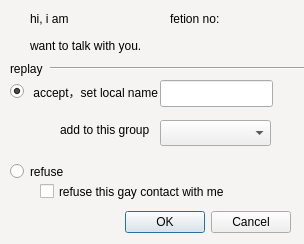
<ui version="4.0" >
 <class>VerifyAccount</class>
 <widget class="QDialog" name="VerifyAccount" >
  <property name="geometry" >
   <rect>
    <x>0</x>
    <y>0</y>
    <width>304</width>
    <height>244</height>
   </rect>
  </property>
  <property name="windowTitle" >
   <string>Dialog</string>
  </property>
  <property name="styleSheet" >
   <string>QDialog {
 
background-color:rgb(246,243,243);

}
</string>
  </property>
  <widget class="QDialogButtonBox" name="buttonBox" >
   <property name="geometry" >
    <rect>
     <x>-50</x>
     <y>206</y>
     <width>341</width>
     <height>32</height>
    </rect>
   </property>
   <property name="orientation" >
    <enum>Qt::Horizontal</enum>
   </property>
   <property name="standardButtons" >
    <set>QDialogButtonBox::Cancel|QDialogButtonBox::NoButton|QDialogButtonBox::Ok</set>
   </property>
  </widget>
  <widget class="QLabel" name="label" >
   <property name="geometry" >
    <rect>
     <x>30</x>
     <y>30</y>
     <width>261</width>
     <height>31</height>
    </rect>
   </property>
   <property name="text" >
    <string>want to talk with you.</string>
   </property>
  </widget>
  <widget class="Line" name="line" >
   <property name="geometry" >
    <rect>
     <x>50</x>
     <y>60</y>
     <width>301</width>
     <height>16</height>
    </rect>
   </property>
   <property name="orientation" >
    <enum>Qt::Horizontal</enum>
   </property>
  </widget>
  <widget class="QLabel" name="label_2" >
   <property name="geometry" >
    <rect>
     <x>10</x>
     <y>60</y>
     <width>41</width>
     <height>18</height>
    </rect>
   </property>
   <property name="text" >
    <string>replay</string>
   </property>
  </widget>
  <widget class="QRadioButton" name="RB_Accept" >
   <property name="geometry" >
    <rect>
     <x>10</x>
     <y>80</y>
     <width>161</width>
     <height>23</height>
    </rect>
   </property>
   <property name="text" >
    <string> accept，set local name</string>
   </property>
   <property name="checked" >
    <bool>true</bool>
   </property>
  </widget>
  <widget class="QRadioButton" name="RB_Refuse" >
   <property name="geometry" >
    <rect>
     <x>10</x>
     <y>160</y>
     <width>89</width>
     <height>23</height>
    </rect>
   </property>
   <property name="text" >
    <string>refuse</string>
   </property>
  </widget>
  <widget class="QCheckBox" name="CB_ADDBlack" >
   <property name="geometry" >
    <rect>
     <x>40</x>
     <y>180</y>
     <width>201</width>
     <height>23</height>
    </rect>
   </property>
   <property name="text" >
    <string>refuse this gay contact with me</string>
   </property>
  </widget>
  <widget class="QLineEdit" name="Local_name" >
   <property name="geometry" >
    <rect>
     <x>160</x>
     <y>80</y>
     <width>113</width>
     <height>27</height>
    </rect>
   </property>
  </widget>
  <widget class="QComboBox" name="CB_group" >
   <property name="geometry" >
    <rect>
     <x>160</x>
     <y>120</y>
     <width>111</width>
     <height>26</height>
    </rect>
   </property>
  </widget>
  <widget class="QLabel" name="label_3" >
   <property name="geometry" >
    <rect>
     <x>60</x>
     <y>120</y>
     <width>101</width>
     <height>20</height>
    </rect>
   </property>
   <property name="text" >
    <string>add to this group</string>
   </property>
  </widget>
  <widget class="QLabel" name="label_4" >
   <property name="geometry" >
    <rect>
     <x>30</x>
     <y>10</y>
     <width>71</width>
     <height>18</height>
    </rect>
   </property>
   <property name="text" >
    <string>hi, i am</string>
   </property>
  </widget>
  <widget class="QLabel" name="label_5" >
   <property name="geometry" >
    <rect>
     <x>170</x>
     <y>10</y>
     <width>61</width>
     <height>18</height>
    </rect>
   </property>
   <property name="text" >
    <string>fetion no:</string>
   </property>
  </widget>
  <widget class="QLabel" name="Label_desc" >
   <property name="geometry" >
    <rect>
     <x>100</x>
     <y>10</y>
     <width>61</width>
     <height>18</height>
    </rect>
   </property>
   <property name="text" >
    <string/>
   </property>
  </widget>
  <widget class="QLabel" name="Label_FetionID" >
   <property name="geometry" >
    <rect>
     <x>250</x>
     <y>10</y>
     <width>91</width>
     <height>18</height>
    </rect>
   </property>
   <property name="text" >
    <string/>
   </property>
  </widget>
 </widget>
 <resources/>
 <connections>
  <connection>
   <sender>buttonBox</sender>
   <signal>accepted()</signal>
   <receiver>VerifyAccount</receiver>
   <slot>accept()</slot>
   <hints>
    <hint type="sourcelabel" >
     <x>248</x>
     <y>254</y>
    </hint>
    <hint type="destinationlabel" >
     <x>157</x>
     <y>274</y>
    </hint>
   </hints>
  </connection>
  <connection>
   <sender>buttonBox</sender>
   <signal>rejected()</signal>
   <receiver>VerifyAccount</receiver>
   <slot>reject()</slot>
   <hints>
    <hint type="sourcelabel" >
     <x>316</x>
     <y>260</y>
    </hint>
    <hint type="destinationlabel" >
     <x>286</x>
     <y>274</y>
    </hint>
   </hints>
  </connection>
 </connections>
</ui>
